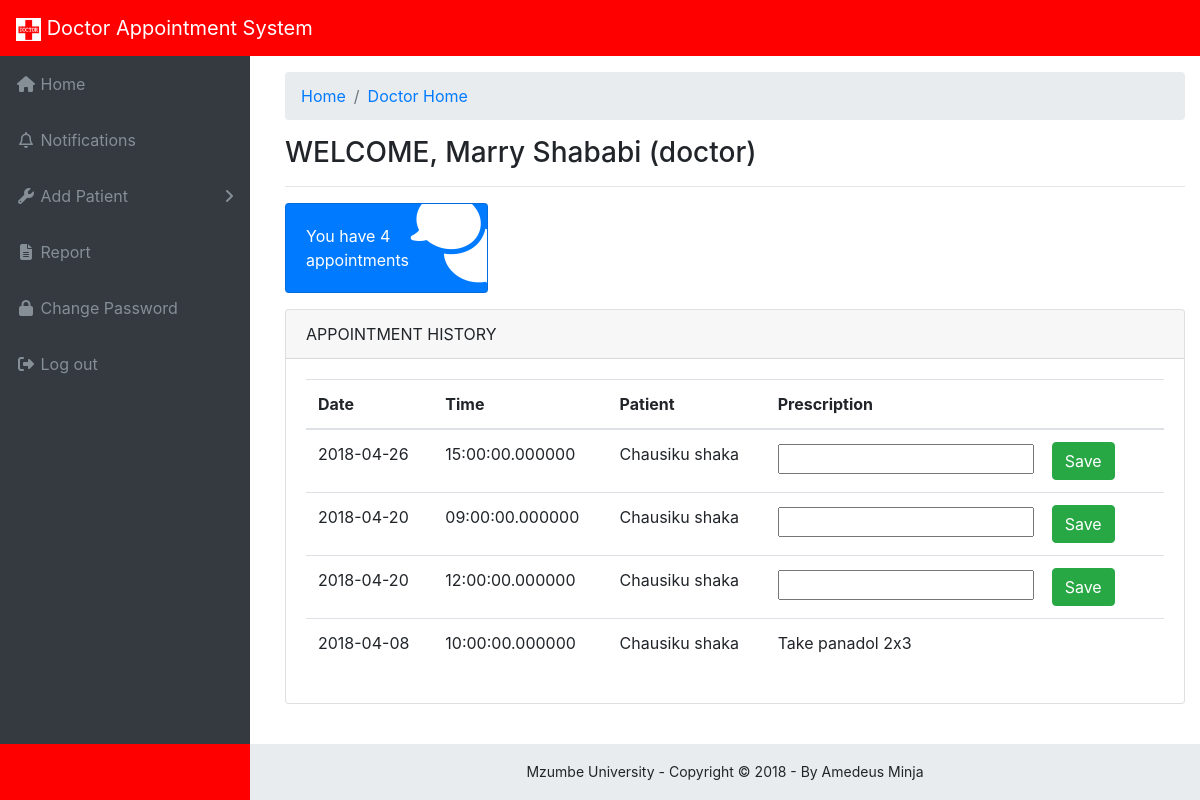
Page /DoctorHome.php (signed in) on the committed database.
### tables this page shows
CREATE TABLE IF NOT EXISTS `doctor` (
  `doctorid` int(10) NOT NULL AUTO_INCREMENT,
  `email` varchar(50) NOT NULL,
  `starttime` time(6) NOT NULL,
  `endtime` time(6) NOT NULL,
  `specialization` varchar(50) NOT NULL,
  PRIMARY KEY (`doctorid`),
  KEY `email` (`email`)
);

CREATE TABLE IF NOT EXISTS `person` (
  `email` varchar(50) NOT NULL,
  `fname` varchar(50) NOT NULL,
  `lname` varchar(50) NOT NULL,
  `gender` varchar(50) NOT NULL,
  `phonenumber` varchar(10) NOT NULL,
  `dob` date NOT NULL,
  `streetaddress` varchar(200) NOT NULL,
  `city` varchar(20) NOT NULL,
  `state` varchar(20) NOT NULL,
  `pincode` varchar(20) NOT NULL,
  `role` varchar(30) NOT NULL,
  PRIMARY KEY (`email`)
);

CREATE TABLE IF NOT EXISTS `appointment` (
  `appid` int(10) NOT NULL AUTO_INCREMENT,
  `patientid` int(10) NOT NULL,
  `doctorid` int(10) NOT NULL,
  `date` date NOT NULL,
  `time` time(6) NOT NULL,
  `prescription` varchar(500) NOT NULL,
  `status` varchar(30) NOT NULL DEFAULT 'pending',
  PRIMARY KEY (`appid`),
  KEY `patientid` (`patientid`),
  KEY `doctorid` (`doctorid`)
);

### DoctorHome.php (the view, shortened to what this page needs)
<?php
include './Connectivity.php';
$queryPerson = "select person.email, person.fname, person.lname, doctor.doctorid, doctor.specialization from person inner join doctor on person.email = doctor.email where person.email='" . $_SESSION ['email'] . "'";
$getPerson = mysqli_query($conn, $queryPerson);
$person = mysqli_fetch_array($getPerson);
$firstName = $person ['fname'];
$lastName = $person ['lname'];
$docId = $person['doctorid'];
$queryT = "select count(*) as total from appointment where  appointment.doctorid ='" .$docId . "'";
$getT = mysqli_query($conn, $queryT);
$row = mysqli_fetch_array($getT);
$total = $row ['total'];
$queryHist = "SELECT appointment.appid, appointment.date, patient.patientid, person.fname, person.lname, appointment.prescription, appointment.time FROM appointment INNER JOIN patient on appointment.patientid = patient.patientid INNER JOIN person on patient.email= person.email WHERE appointment.doctorid=$docId  ORDER BY appointment.date DESC ";
$getHist = mysqli_query($conn, $queryHist);
$hist = mysqli_fetch_all($getHist);
?>
<!DOCTYPE html>
<html lang="en">
    <head>
        <?php include 'includes/head_tag.php' ?>
    </head>
    <body class="fixed-nav sticky-footer bg-dark" id="page-top">
        <?php include 'includes/header.php' ?>
        <div class="content-wrapper">
            <div class="container-fluid">
                <ol class="breadcrumb">
                    <li class="breadcrumb-item">
                        <a href="DoctorHome.php">Home</a>
                    </li>
                    <li class="breadcrumb-item">
                        <a href="DoctorHome.php">Doctor Home</a>
                    </li>
                </ol>
                <div class="row">
                    <div class="col-12">
                        <h3>WELCOME, <span><?php echo "$firstName $lastName (" . $_SESSION ['role'] . ")"; ?></span></h3>
                        <hr>
                    </div>
                     <div class="col-xl-3 col-sm-6 mb-3">
                    <div class="card text-white bg-primary o-hidden h-100">
                        <div class="card-body">
                            <div class="card-body-icon">
                                <i class="fa fa-fw fa-comments"></i>
                            </div>
                            <div class="mr-5">You have <?= $total?> appointments</div>
                        </div>
                    </div>
                </div>
                    <div class="col-md-12">
                        <div class="card mb-3">
                            <div class="card-header">APPOINTMENT HISTORY</div>
                            <div class="card-body">
                                <?php
                                if (count($hist) > 0) {
                                    echo "
							<table class='table dataTable'>
									<thead><tr>
										<th>Date</th>
                                                                                <th>Time</th>
										<th>Patient</th>
										<th>Prescription</th>
									</tr></thead><tbody>";
                                    foreach ($hist as $app) {
                                        echo "<tr><td>$app[1]</td><td>$app[6]</td><td>$app[3] $app[4]</td>";
                                        if ($app[5]) {
                                            echo "<td>$app[5]</td>";
                                        } else {
                                            ?>
                                            <td><form method="POST" action="record-prescription.php?appId=<?= $app[0] ?>">
                                                    <input type='text' name="prescription">&nbsp;&nbsp;&nbsp;&nbsp;<button type="submit" class='btn btn-success'>Save</button>
                                                </form>
                                            </td>
                                            <?php
                                        }
                                        echo "</tr>";
                                    }
                                    echo "</tbody></table>";
                                } else {
                                    echo "<p>No appointment history</p>";
                                }
                                ?>
                            </div>
                        </div></div>
                </div>
            </div>
            <?php
            include './includes/footer.php';
            ?>
        </div>
        <link rel="stylesheet" type="text/css" href="https://cdn.datatables.net/v/dt/dt-1.10.16/datatables.min.css"/>
    </body>
</html>

### css/sb-admin.css (style rules this page uses)
html { position: relative; min-height: 100%; }
body { overflow-x: hidden; }
body.sticky-footer { margin-bottom: 56px; }
body.sticky-footer .content-wrapper { min-height: calc(100vh - 56px - 56px); padding-left: 20px; }
body.fixed-nav { padding-top: 56px; }
.content-wrapper { min-height: calc(100vh - 56px); padding-top: 1rem; }
.o-hidden { overflow: hidden !important; }
.content-wrapper { overflow-x: hidden; background: white; }
@media (min-width: 992px) { .content-wrapper { margin-left: 250px; } }
.card-body-icon { position: absolute; z-index: 0; top: -25px; right: -25px; font-size: 5rem; -webkit-transform: rotate(15deg); -ms-transform: rotate(15deg); transform: rotate(15deg); }

### includes/head_tag.php (style rules this page uses)
.bg-dark { background-color: red!important; }

### rows in the picture
doctor: email.fname "Marry", email.lname "Shababi"
appointment: date "2018-04-26", time "15:00:00.000000", person.fname "Chausiku", person.lname "shaka"
appointment: date "2018-04-20", time "09:00:00.000000", person.fname "Chausiku", person.lname "shaka"
appointment: date "2018-04-20", time "12:00:00.000000", person.fname "Chausiku", person.lname "shaka"
appointment: date "2018-04-08", time "10:00:00.000000", person.fname "Chausiku", person.lname "shaka", prescription "Take panadol 2x3"

### other values in the picture
$_SESSION ['role'] "doctor"
$total "4"
